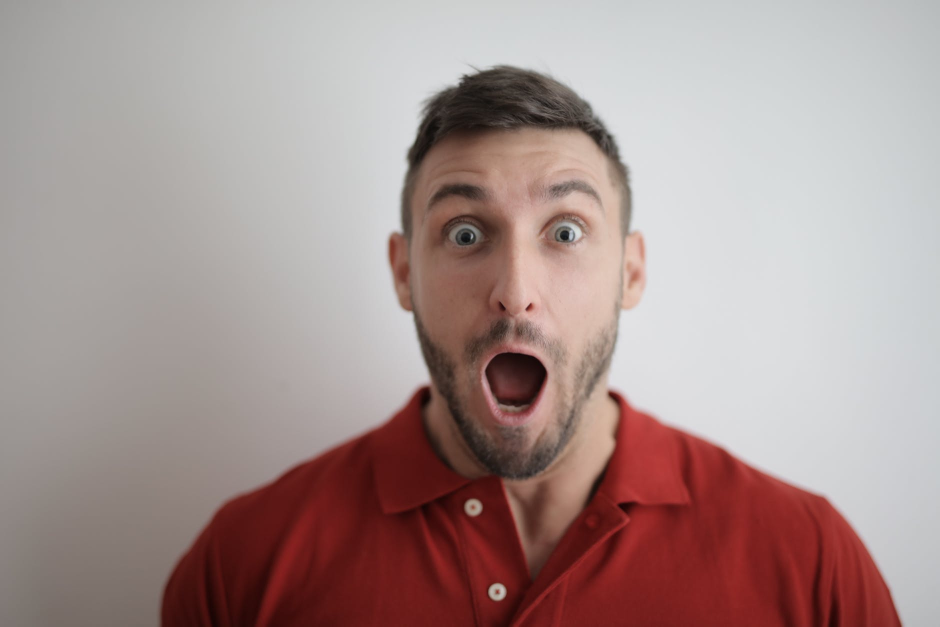
#> input picture avaliacao_desempenho/livapp/cnn/EmotionRecognition/Media/emotion5.jpeg, 1880 x 1253 px (shown at 1/2 size)
$ jupyter execute --allow-errors 'Facial Expression Recognition.ipynb'   (shell and % lines are left out)
#> lines starting #> are read from the running program, lines starting #| are printed output that depends on the picture
# <center>  <font style="color:rgb(100,109,254)">Facial Expression Recognition</font> </center>

[cell 1]
# Import Required libraries
import cv2
import numpy as np
import matplotlib.pyplot as plt
import os
import bleedfacedetector as fd
import time

## <font style="color:rgb(134,19,348)"> Initialize the DNN module </font>
To use Models in ONNX format, you just have to use **`cv2.dnn.readNetFromONNX(model)`** and pass the model inside the function.

[cell 2]
# Set model path
model = 'Model/emotion-ferplus-8.onnx'
#> (the rest of this cell did not finish here and is left out)

##  <font style="color:rgb(134,19,348)">Read Image</font>

[cell 3]
# Read image
image = cv2.imread("Media/emotion5.jpeg")
#> image is the input picture: shape (1253, 1880, 3); mean B, G, R 144.9, 147.3, 167.4

# Display image
plt.figure(figsize=[10,10])
plt.imshow(image[:,:,::-1])
plt.axis('off');

**We'll be predicting among these Emotions.**

[cell 4]
# Define the emotions
emotions = ['Neutral', 'Happy', 'Surprise', 'Sad', 'Anger', 'Disgust', 'Fear', 'Contempt']

##  <font style="color:rgb(134,19,348)">Detect faces with bleedfacedetector</font>

[cell 5]
img_copy = image.copy()

# Use SSD detector with 20% confidence threshold.
#> (the rest of this cell did not finish here and is left out)

##  <font style="color:rgb(134,19,348)">Padded vs Non Padded face  </font>

#> (a cell that did not finish here is left out)

##  <font style="color:rgb(134,19,348)"> Pre-processing the image  </font>

#> (a cell that did not finish here is left out)

## <font style="color:rgb(134,19,348)"> Input the Blob Image to the Network  </font>

#> (a cell that did not finish here is left out)

##  <font style="color:rgb(134,19,348)">Forward Pass</font>

#> (a cell that did not finish here is left out)

#> (a cell that did not finish here is left out)

###  <font style="color:rgb(134,19,348)">Apply Softmax function to get Class Probabilities</font>
Now that we have scores for each class, we will convert these scores to probabilities between 0-1 by using a softmax function.

#> (a cell that did not finish here is left out)

#> (a cell that did not finish here is left out)

##  <font style="color:rgb(134,19,348)">Display Image</font>

#> (a cell that did not finish here is left out)

## <font style="color:rgb(134,19,348)"> Creating Functions </font>

## <font style="color:rgb(134,19,348)"> Initialization Function </font>
This method will be run once and it will initialize the network with the required files.

[cell 14]
def init_emotion(model="Model/emotion-ferplus-8.onnx"):

    # Set global variables
    global net,emotions

    # Define the emotions
    emotions = ['Neutral', 'Happy', 'Surprise', 'Sad', 'Anger', 'Disgust', 'Fear', 'Contempt']

    # Initialize the DNN module
    net = cv2.dnn.readNetFromONNX(model)

## <font style="color:rgb(134,19,348)">  Main Method </font>

[cell 15]
def emotion(image, returndata=False, confidence=0.3):

    # Make copy of  image
    img_copy = image.copy()

    # Detect face in image
    faces = fd.ssd_detect(img_copy,conf=confidence)

    # Define padding for face ROI
    padding = 3

    # Iterate process for all detected faces
    for x,y,w,h in faces:

        # Get the Face from image
        face = img_copy[y-padding:y+h+padding,x-padding:x+w+padding]

        # Convert the  detected face from BGR to Gray scale
        gray = cv2.cvtColor(face,cv2.COLOR_BGR2GRAY)

        # Resize the gray scale image into 64x64
        resized_face = cv2.resize(gray, (64, 64))

        # Reshape the final image in required format of model
        processed_face = resized_face.reshape(1,1,64,64)

        # Input the processed image
        net.setInput(processed_face)

        # Forwards pass
        Output = net.forward()

        #Compute softmax values for each sets of scores
        expanded = np.exp(Output - np.max(Output))
        probablities =  expanded / expanded.sum()

        # Get the final probablities
        prob = np.squeeze(probablities)

        # Get the predicted emotion
        predicted_emotion = emotions[prob.argmax()]

        # Write predicted emotion on image
        cv2.putText(img_copy,'{}'.format(predicted_emotion),(x,y+h+(1*20)), cv2.FONT_HERSHEY_SIMPLEX, 1, (255,0,255),
                        2, cv2.LINE_AA)
        # Draw rectangular box on detected face
        cv2.rectangle(img_copy,(x,y),(x+w,y+h),(0,0,255),2)

    if  returndata:
        # Return the the final image if return data is is True
        return img_copy
    else:
        # Displpay the image
        plt.figure(figsize=(10,10))
        plt.imshow(img_copy[:,:,::-1]);plt.axis("off");

**Initialize the Emotion Recognizer**

[cell 16]
init_emotion()
#> (the call stopped at in init_emotion, `net = cv2.dnn.readNetFromONNX(model)`: the model file is not available in this run)

**Calling Emotion Recognizer with default arguments.**

[cell 17]
image = cv2.imread("Media/emotion1.jpeg")
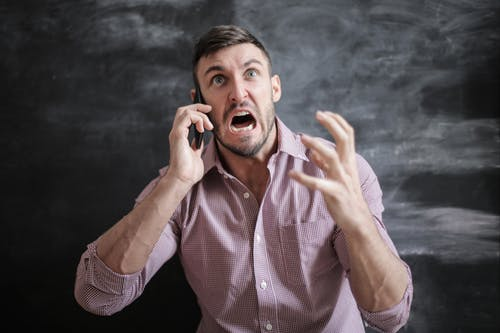
#> input picture avaliacao_desempenho/livapp/cnn/EmotionRecognition/Media/emotion1.jpeg, 500 x 333 px
#> image is the input picture: shape (333, 500, 3); mean B, G, R 77.8, 75.4, 83.5
emotion(image)
#> (the call stopped at in emotion, `faces = fd.ssd_detect(img_copy,conf=confidence)`: bleedfacedetector is not available in this run)

[cell 18]
image = cv2.imread("Media/emotion2.jpg")
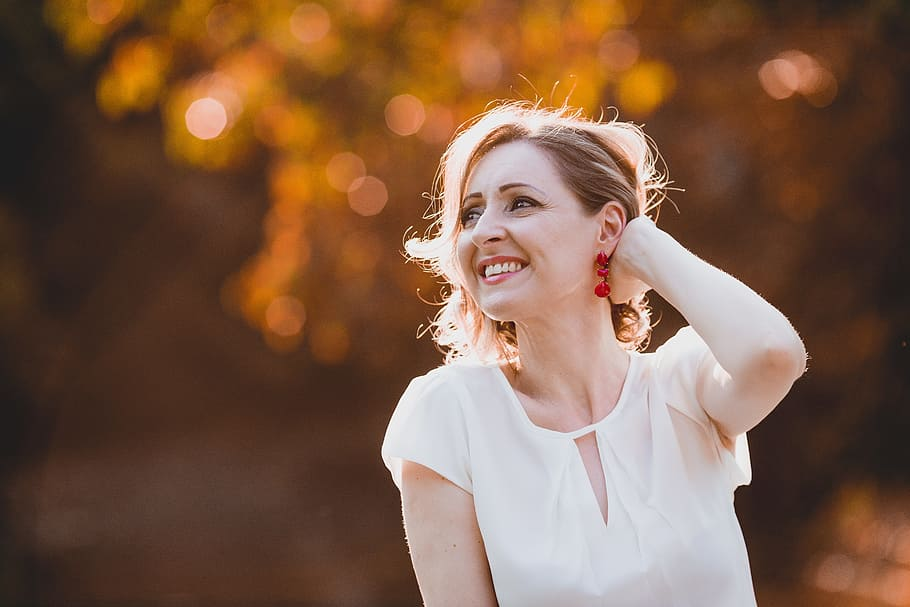
#> input picture avaliacao_desempenho/livapp/cnn/EmotionRecognition/Media/emotion2.jpg, 910 x 607 px
#> image is the input picture: shape (607, 910, 3); mean B, G, R 72.1, 93.1, 125.7
emotion(image)
#> (the call stopped at in emotion, `faces = fd.ssd_detect(img_copy,conf=confidence)`: bleedfacedetector is not available in this run)

[cell 19]
image = cv2.imread("Media/emotion4.jpg")
#> (the rest of this cell did not finish here and is left out)


[cell 20]
image = cv2.imread("Media/emotion3.jpg")
#> (the rest of this cell did not finish here and is left out)


## <font style="color:rgb(134,19,348)"> Real time Emotion Recognition</font>

[cell 21]
fps=0
init_emotion()
#> (the call stopped at in init_emotion, `net = cv2.dnn.readNetFromONNX(model)`: the model file is not available in this run)
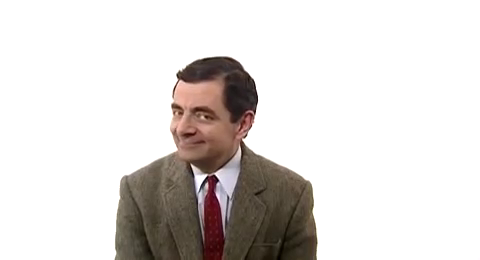
#> input picture frame 85 of avaliacao_desempenho/livapp/cnn/EmotionRecognition/Media/bean_input.mp4, 480 x 260 px
#> further down, frame is the input picture: shape (260, 480, 3); mean B, G, R 215.8, 218.1, 222.2
#> `image = cv2.flip(frame,1)`:
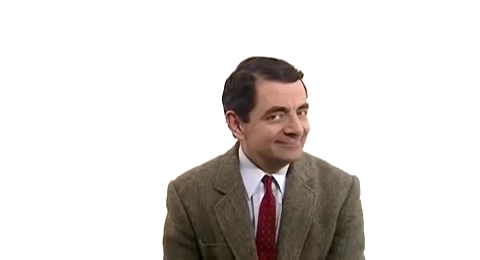
#> image: shape (260, 480, 3); mean B, G, R 215.8, 218.1, 222.2
cap = cv2.VideoCapture('media/bean_input.mp4')

# If you want to use the webcam the pass 0
# cap = cv2.VideoCapture(0)


#> (the rest of this cell did not finish here and is left out)
